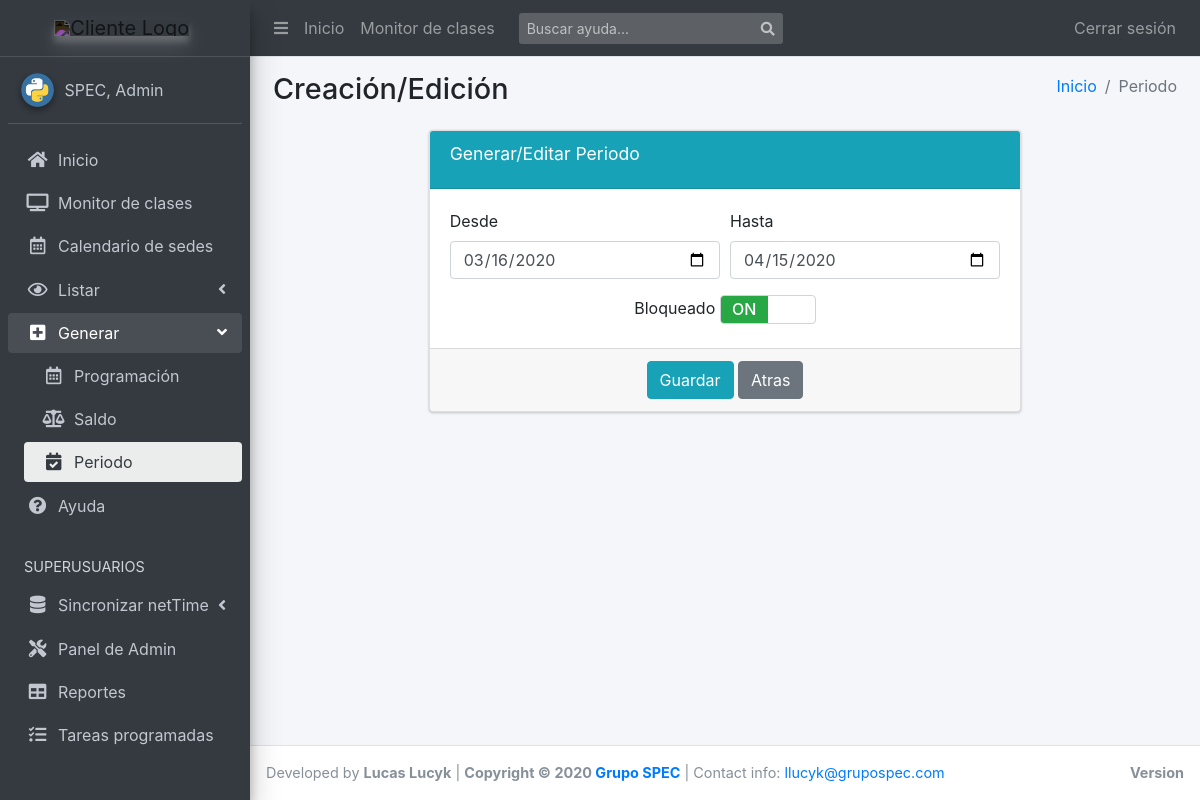
Page /update/periodo/1 (signed in) on the earlier database version.
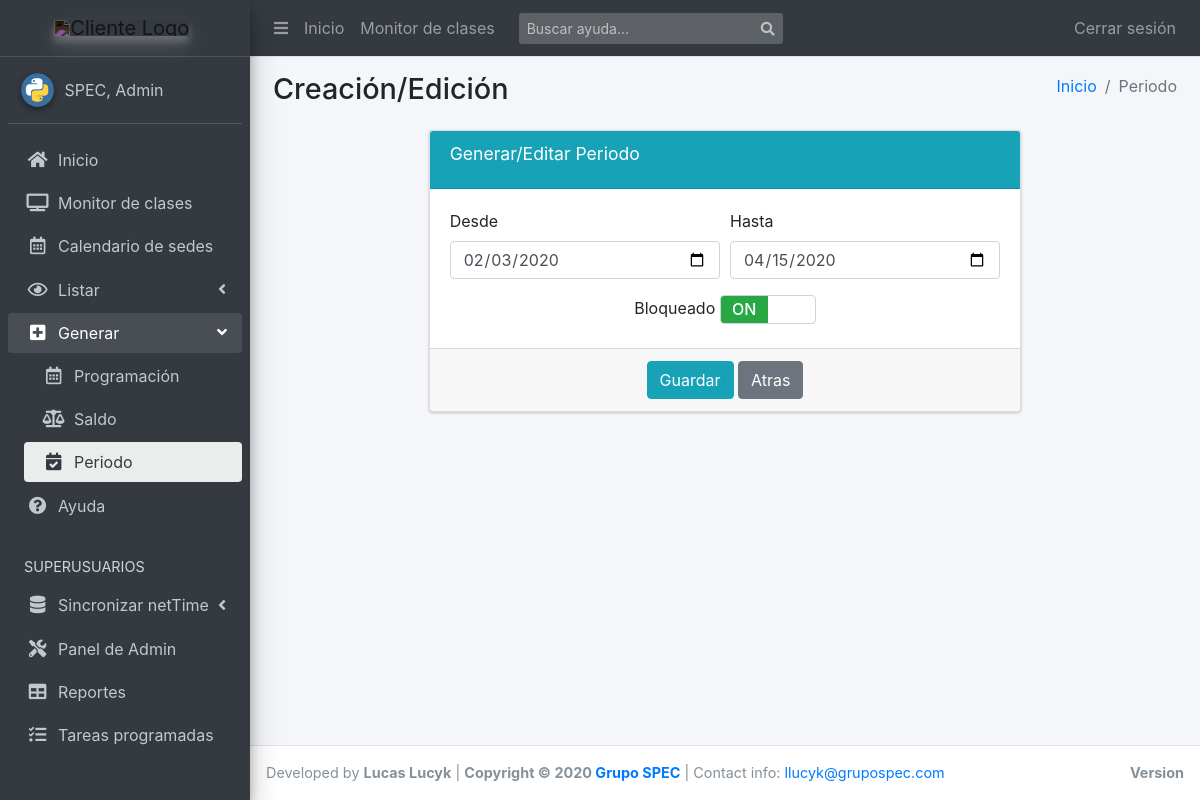
Same page on the later database version.
### scg_app/models.py (models this page shows, shortened)
class Periodo(models.Model):
    desde = models.DateField(blank=True)
    hasta = models.DateField(blank=True)
    bloqueado = models.BooleanField(blank=True, default=True)
    class Meta:
        verbose_name = "Periodo"
        verbose_name_plural = "Periodos"
        ordering = ["-desde"]
        get_latest_by = "-desde"

### scg_app/views.py (the view, shortened to what this page needs)
# urls.py: path('periodo/<int:pk>', views.periodo_update, name='periodo_update'),
@login_required
def periodo_update(request, pk, context=None):
    periodo = get_object_or_404(Periodo, pk=pk)
    if not request.user.has_perm('scg_app.change_periodo'):
        messages.error(request, 'No tiene permiso para editar periodos.')
        form = PeriodoUpdForm(instance=periodo)
        context = {'form': form}
        context["locked"] = True
        return render(request, 'apps/scg_app/create/periodo.html', context)
    form = PeriodoUpdForm(instance=periodo)
    context = {'form': form}
    return render(request, 'apps/scg_app/create/periodo.html', context)

### scg_app/forms.py
class PeriodoUpdForm(PeriodoForm, forms.ModelForm):
    class Meta:
        model = Periodo
        fields = ['desde', 'hasta', 'bloqueado']

### templates/apps/scg_app/create/periodo.html (shortened to what this page needs)
{% extends "apps/scg_app/create/base.html" %}
{% block active_periodo %}active{% endblock %}
{% block route %}
  <li class="breadcrumb-item"><a href="{% url 'index' %}">Inicio</a></li>
  <li class="breadcrumb-item active">Periodo</li>
{% endblock route %}
{% block formulario %}
	{% if form %}
		<div class="row">
			<div class="col-md-2"></div>
			<div class="col-md-8">
				<form method="POST" class="needs-validation" novalidate>
					<div class="card card-info">
			      <div class="card-header align-middle">
			        <h3 class="card-title align-middle">Generar/Editar Periodo</h3>
						</div>
						<div class="card-body">
              <div class="form-row">
                <div class="form-group col-md-6 col-sm-12">
                  <label for="desde">Desde</label>
                  {{form.desde}}
                </div>
                <div class="form-group col-md-6 col-sm-12">
                  <label for="hasta">Hasta</label>
                  {{form.hasta}}
                </div>
              </div>
              <div class="form-row">
                <div class="form-group col-12 text-center mb-0">
                	<label for="bloqueado">Bloqueado</label>
                </div>
              </div>
						</div>
						<div class="card-footer text-center">
							<button type="submit" class="btn btn-info" {% if locked %}disabled{% endif %}>Guardar</button>
		          <a class="btn btn-secondary" href="javascript: window.history.back();" role="button">Atras</a>
		        </div>
		    	</div>
		    </form>
			</div>
			<div class="col-md-2"></div>
		</div>
	{% endif %}
{% endblock %}

Differences in the rows shown:
changed Periodo: desde "03/16/2020" → "02/03/2020"
